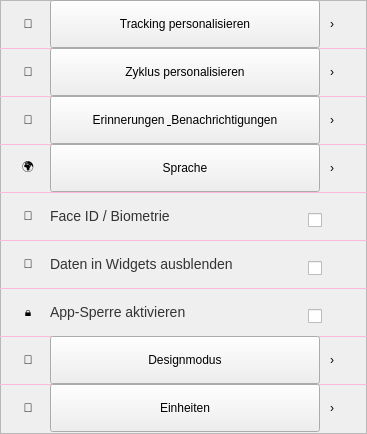
    <widget class="QFrame" name="cardApp">
     <property name="geometry"><rect><x>10</x><y>374</y><width>367</width><height>434</height></rect></property>
     <property name="frameShape"><enum>QFrame::StyledPanel</enum></property>

     <!-- Tracking personalisieren -->
     <widget class="QLabel"><property name="geometry"><rect><x>14</x><y>0</y><width>28</width><height>48</height></rect></property><property name="settingsIcon" stdset="0"><string>true</string></property><property name="text"><string>🎯</string></property><property name="alignment"><set>Qt::AlignCenter</set></property></widget>
     <widget class="QPushButton" name="btnTracking"><property name="geometry"><rect><x>50</x><y>0</y><width>270</width><height>48</height></rect></property><property name="cursor"><cursorShape>PointingHandCursor</cursorShape></property><property name="text"><string>Tracking personalisieren</string></property><property name="settingsRow" stdset="0"><string>true</string></property></widget>
     <widget class="QLabel"><property name="geometry"><rect><x>330</x><y>14</y><width>28</width><height>20</height></rect></property><property name="chevron" stdset="0"><string>true</string></property><property name="text"><string>›</string></property></widget>
     <widget class="QFrame"><property name="geometry"><rect><x>0</x><y>48</y><width>367</width><height>1</height></rect></property><property name="frameShape"><enum>QFrame::HLine</enum></property><property name="styleSheet"><string notr="true">background:#F8BBD9;max-height:1px;border:none;</string></property></widget>

     <!-- Zyklus personalisieren -->
     <widget class="QLabel"><property name="geometry"><rect><x>14</x><y>48</y><width>28</width><height>48</height></rect></property><property name="settingsIcon" stdset="0"><string>true</string></property><property name="text"><string>🔄</string></property><property name="alignment"><set>Qt::AlignCenter</set></property></widget>
     <widget class="QPushButton" name="btnZyklus"><property name="geometry"><rect><x>50</x><y>48</y><width>270</width><height>48</height></rect></property><property name="cursor"><cursorShape>PointingHandCursor</cursorShape></property><property name="text"><string>Zyklus personalisieren</string></property><property name="settingsRow" stdset="0"><string>true</string></property></widget>
     <widget class="QLabel"><property name="geometry"><rect><x>330</x><y>62</y><width>28</width><height>20</height></rect></property><property name="chevron" stdset="0"><string>true</string></property><property name="text"><string>›</string></property></widget>
     <widget class="QFrame"><property name="geometry"><rect><x>0</x><y>96</y><width>367</width><height>1</height></rect></property><property name="frameShape"><enum>QFrame::HLine</enum></property><property name="styleSheet"><string notr="true">background:#F8BBD9;max-height:1px;border:none;</string></property></widget>

     <!-- Erinnerungen -->
     <widget class="QLabel"><property name="geometry"><rect><x>14</x><y>96</y><width>28</width><height>48</height></rect></property><property name="settingsIcon" stdset="0"><string>true</string></property><property name="text"><string>🔔</string></property><property name="alignment"><set>Qt::AlignCenter</set></property></widget>
     <widget class="QPushButton" name="btnErinnerungen"><property name="geometry"><rect><x>50</x><y>96</y><width>270</width><height>48</height></rect></property><property name="cursor"><cursorShape>PointingHandCursor</cursorShape></property><property name="text"><string>Erinnerungen &amp; Benachrichtigungen</string></property><property name="settingsRow" stdset="0"><string>true</string></property></widget>
     <widget class="QLabel"><property name="geometry"><rect><x>330</x><y>110</y><width>28</width><height>20</height></rect></property><property name="chevron" stdset="0"><string>true</string></property><property name="text"><string>›</string></property></widget>
     <widget class="QFrame"><property name="geometry"><rect><x>0</x><y>144</y><width>367</width><height>1</height></rect></property><property name="frameShape"><enum>QFrame::HLine</enum></property><property name="styleSheet"><string notr="true">background:#F8BBD9;max-height:1px;border:none;</string></property></widget>

     <!-- Sprache -->
     <widget class="QLabel"><property name="geometry"><rect><x>14</x><y>144</y><width>28</width><height>48</height></rect></property><property name="settingsIcon" stdset="0"><string>true</string></property><property name="text"><string>🌍</string></property><property name="alignment"><set>Qt::AlignCenter</set></property></widget>
     <widget class="QPushButton" name="btnSprache"><property name="geometry"><rect><x>50</x><y>144</y><width>270</width><height>48</height></rect></property><property name="cursor"><cursorShape>PointingHandCursor</cursorShape></property><property name="text"><string>Sprache</string></property><property name="settingsRow" stdset="0"><string>true</string></property></widget>
     <widget class="QLabel"><property name="geometry"><rect><x>330</x><y>158</y><width>28</width><height>20</height></rect></property><property name="chevron" stdset="0"><string>true</string></property><property name="text"><string>›</string></property></widget>
     <widget class="QFrame"><property name="geometry"><rect><x>0</x><y>192</y><width>367</width><height>1</height></rect></property><property name="frameShape"><enum>QFrame::HLine</enum></property><property name="styleSheet"><string notr="true">background:#F8BBD9;max-height:1px;border:none;</string></property></widget>

     <!-- Face ID Toggle -->
     <widget class="QLabel"><property name="geometry"><rect><x>14</x><y>192</y><width>28</width><height>48</height></rect></property><property name="settingsIcon" stdset="0"><string>true</string></property><property name="text"><string>🔐</string></property><property name="alignment"><set>Qt::AlignCenter</set></property></widget>
     <widget class="QLabel" name="lblFaceID"><property name="geometry"><rect><x>50</x><y>204</y><width>240</width><height>24</height></rect></property><property name="styleSheet"><string>color:#333333;font-size:14px;background:transparent;</string></property><property name="text"><string>Face ID / Biometrie</string></property></widget>
     <widget class="QCheckBox" name="toggleFaceID"><property name="geometry"><rect><x>308</x><y>207</y><width>50</width><height>26</height></rect></property><property name="toggle" stdset="0"><string>true</string></property><property name="text"><string></string></property></widget>
     <widget class="QFrame"><property name="geometry"><rect><x>0</x><y>240</y><width>367</width><height>1</height></rect></property><property name="frameShape"><enum>QFrame::HLine</enum></property><property name="styleSheet"><string notr="true">background:#F8BBD9;max-height:1px;border:none;</string></property></widget>

     <!-- Daten in Widgets ausblenden Toggle -->
     <widget class="QLabel"><property name="geometry"><rect><x>14</x><y>240</y><width>28</width><height>48</height></rect></property><property name="settingsIcon" stdset="0"><string>true</string></property><property name="text"><string>🙈</string></property><property name="alignment"><set>Qt::AlignCenter</set></property></widget>
     <widget class="QLabel" name="lblWidget"><property name="geometry"><rect><x>50</x><y>252</y><width>240</width><height>24</height></rect></property><property name="styleSheet"><string>color:#333333;font-size:14px;background:transparent;</string></property><property name="text"><string>Daten in Widgets ausblenden</string></property></widget>
     <widget class="QCheckBox" name="toggleWidget"><property name="geometry"><rect><x>308</x><y>255</y><width>50</width><height>26</height></rect></property><property name="toggle" stdset="0"><string>true</string></property><property name="text"><string></string></property></widget>
     <widget class="QFrame"><property name="geometry"><rect><x>0</x><y>288</y><width>367</width><height>1</height></rect></property><property name="frameShape"><enum>QFrame::HLine</enum></property><property name="styleSheet"><string notr="true">background:#F8BBD9;max-height:1px;border:none;</string></property></widget>

     <!-- App-Sperre Toggle -->
     <widget class="QLabel"><property name="geometry"><rect><x>14</x><y>288</y><width>28</width><height>48</height></rect></property><property name="settingsIcon" stdset="0"><string>true</string></property><property name="text"><string>🔒</string></property><property name="alignment"><set>Qt::AlignCenter</set></property></widget>
     <widget class="QLabel" name="lblSperre"><property name="geometry"><rect><x>50</x><y>300</y><width>240</width><height>24</height></rect></property><property name="styleSheet"><string>color:#333333;font-size:14px;background:transparent;</string></property><property name="text"><string>App-Sperre aktivieren</string></property></widget>
     <widget class="QCheckBox" name="toggleSperre"><property name="geometry"><rect><x>308</x><y>303</y><width>50</width><height>26</height></rect></property><property name="toggle" stdset="0"><string>true</string></property><property name="text"><string></string></property></widget>
     <widget class="QFrame"><property name="geometry"><rect><x>0</x><y>336</y><width>367</width><height>1</height></rect></property><property name="frameShape"><enum>QFrame::HLine</enum></property><property name="styleSheet"><string notr="true">background:#F8BBD9;max-height:1px;border:none;</string></property></widget>

     <!-- Designmodus -->
     <widget class="QLabel"><property name="geometry"><rect><x>14</x><y>336</y><width>28</width><height>48</height></rect></property><property name="settingsIcon" stdset="0"><string>true</string></property><property name="text"><string>🎨</string></property><property name="alignment"><set>Qt::AlignCenter</set></property></widget>
     <widget class="QPushButton" name="btnDesignmodus"><property name="geometry"><rect><x>50</x><y>336</y><width>270</width><height>48</height></rect></property><property name="cursor"><cursorShape>PointingHandCursor</cursorShape></property><property name="text"><string>Designmodus</string></property><property name="settingsRow" stdset="0"><string>true</string></property></widget>
     <widget class="QLabel"><property name="geometry"><rect><x>330</x><y>350</y><width>28</width><height>20</height></rect></property><property name="chevron" stdset="0"><string>true</string></property><property name="text"><string>›</string></property></widget>

     <!-- Einheiten -->
     <widget class="QFrame"><property name="geometry"><rect><x>0</x><y>384</y><width>367</width><height>1</height></rect></property><property name="frameShape"><enum>QFrame::HLine</enum></property><property name="styleSheet"><string notr="true">background:#F8BBD9;max-height:1px;border:none;</string></property></widget>
     <widget class="QLabel"><property name="geometry"><rect><x>14</x><y>384</y><width>28</width><height>48</height></rect></property><property name="settingsIcon" stdset="0"><string>true</string></property><property name="text"><string>📏</string></property><property name="alignment"><set>Qt::AlignCenter</set></property></widget>
     <widget class="QPushButton" name="btnEinheiten"><property name="geometry"><rect><x>50</x><y>384</y><width>270</width><height>48</height></rect></property><property name="cursor"><cursorShape>PointingHandCursor</cursorShape></property><property name="text"><string>Einheiten</string></property><property name="settingsRow" stdset="0"><string>true</string></property></widget>
     <widget class="QLabel"><property name="geometry"><rect><x>330</x><y>398</y><width>28</width><height>20</height></rect></property><property name="chevron" stdset="0"><string>true</string></property><property name="text"><string>›</string></property></widget>
    </widget>
